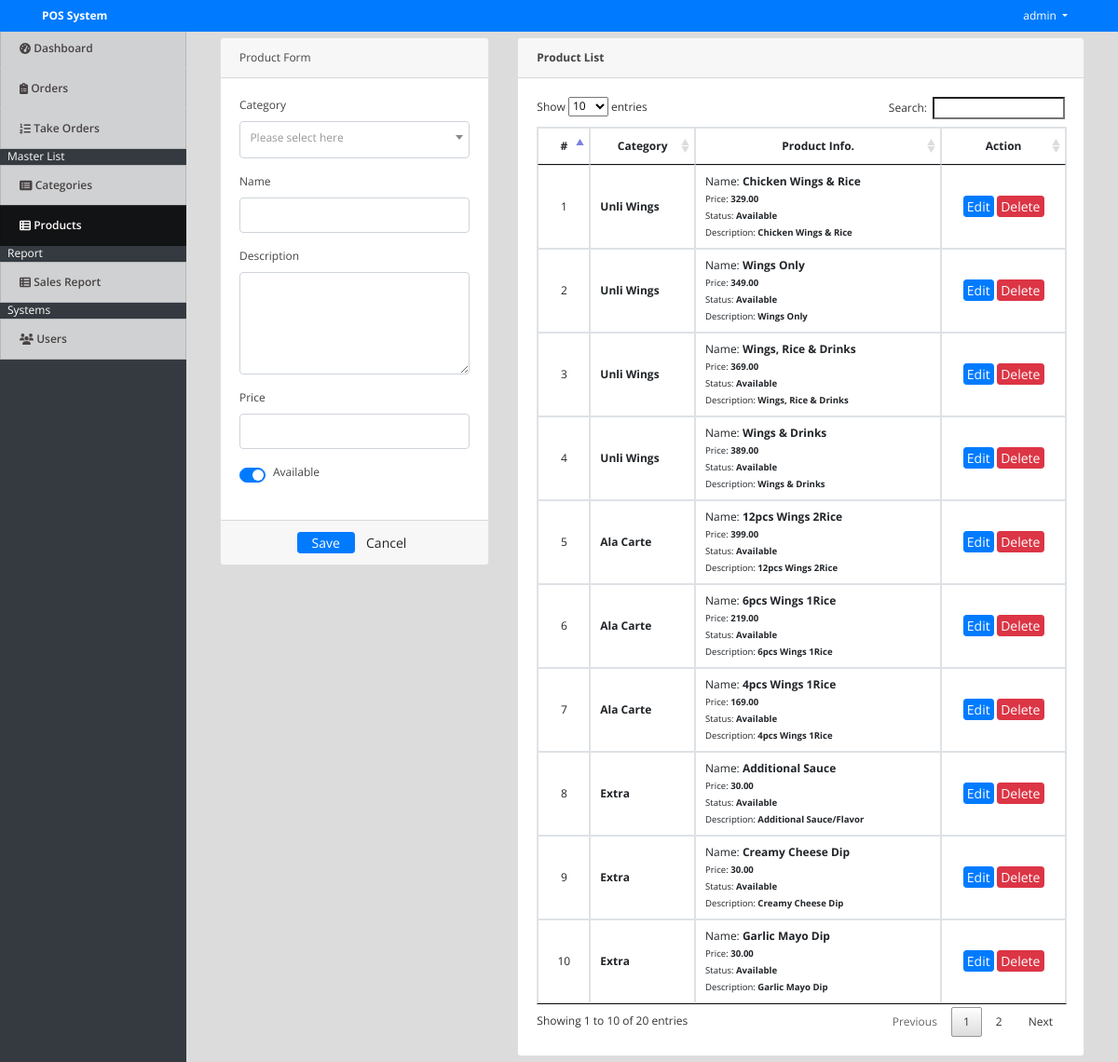
Screenshot of /index.php?page=products (signed in) with the database file from the repository.
### tables this page shows
CREATE TABLE `products` (
  `id` int(30) NOT NULL,
  `category_id` int(30) NOT NULL,
  `name` varchar(200) NOT NULL,
  `description` text NOT NULL,
  `price` float NOT NULL,
  `status` tinyint(1) NOT NULL DEFAULT 1 COMMENT '0=Unavailable,1=Available'
);

### products.php (the view, shortened to what this page needs)
<?php include('db_connect.php');?>
<div class="container-fluid">
	<div class="col-lg-12">
		<div class="row">
			<div class="col-md-4">
			<form action="" id="manage-product">
				<div class="card">
					<div class="card-header">
						   Product Form
				  	</div>
					<div class="card-body">
							<div class="form-group">
								<label class="control-label">Category</label>
									<?php
									$qry = $conn->query("SELECT * FROM categories order by name asc");
									while($row=$qry->fetch_assoc()):
										$cname[$row['id']] = ucwords($row['name']);
									?>
								<?php endwhile; ?>
							</div>
							<div class="form-group">
								<label class="control-label">Name</label>
								<input type="text" class="form-control" name="name">
							</div>
							<div class="form-group">
								<label class="control-label">Description</label>
								<textarea name="description" id="description" cols="30" rows="4" class="form-control"></textarea>
							</div>
							<div class="form-group">
								<label class="control-label">Price</label>
								<input type="number" class="form-control text-right" name="price">
							</div>
							<div class="form-group">
								<div class="custom-control custom-switch">
								  <label class="custom-control-label" for="status">Available</label>
								</div>
							</div>
					</div>
					<div class="card-footer">
						<div class="row">
							<div class="col-md-12">
								<button class="btn btn-sm btn-primary col-sm-3 offset-md-3"> Save</button>
								<button class="btn btn-sm btn-default col-sm-3" type="button" onclick="$('#manage-product').get(0).reset()"> Cancel</button>
							</div>
						</div>
					</div>
				</div>
			</form>
			</div>
			<div class="col-md-8">
				<div class="card">
					<div class="card-header">
						<b>Product List</b>
					</div>
					<div class="card-body">
						<table class="table table-bordered table-hover">
							<thead>
								<tr>
									<th class="text-center">#</th>
									<th class="text-center">Category</th>
									<th class="text-center">Product Info.</th>
									<th class="text-center">Action</th>
								</tr>
							</thead>
							<tbody>
								<?php
								$i = 1;
								$product = $conn->query("SELECT * FROM products order by id asc");
								while($row=$product->fetch_assoc()):
								?>
								<tr>
									<td class="text-center"><?php echo $i++ ?></td>
									<td class="">
										<p><b><?php echo $cname[$row['category_id']] ?></b></p>
									</td>
									<td class="">
										<p>Name: <b><?php echo $row['name'] ?></b></p>
										<p><small>Price: <b><?php echo number_format($row['price'],2) ?></b></small></p>
										<p><small>Status: <b><?php echo $row['status'] == 1 ? " Available" : "Unavailable" ?></b></small></p>
										<p><small>Description: <b><?php echo $row['description'] ?></b></small></p>
									</td>
									<td class="text-center">
										<button class="btn btn-sm btn-primary edit_product" type="button" data-id="<?php echo $row['id'] ?>" data-description="<?php echo $row['description'] ?>" data-name="<?php echo $row['name'] ?>"  data-price="<?php echo $row['price'] ?>"  data-status="<?php echo $row['status'] ?>" data-category_id="<?php echo $row['category_id'] ?>">Edit</button>
										<button class="btn btn-sm btn-danger delete_product" type="button" data-id="<?php echo $row['id'] ?>">Delete</button>
									</td>
								</tr>
								<?php endwhile; ?>
							</tbody>
						</table>
					</div>
				</div>
			</div>
		</div>
	</div>
</div>

### assets/css/style.css (style rules this page uses)
body { font-family: "Open Sans", sans-serif; color: #444444; width: 100%; height: calc(100%); font-size: 12px; }
.btn-sm { padding: .0001rem .2rem; }

### index.php (style rules this page uses)
body { background: #80808045; }

### products.php (style rules this page uses)
td { vertical-align: middle !important; }
td p { margin:unset; }
.custom-switch { cursor: pointer; }
.custom-switch * { cursor: pointer; }

### rows the page displays
products: category "Unli Wings", name "Chicken Wings & Rice", price "329.00", status "Available", description "Chicken Wings & Rice"
products: category "Unli Wings", name "Wings Only", price "349.00", status "Available", description "Wings Only"
products: category "Unli Wings", name "Wings, Rice & Drinks", price "369.00", status "Available", description "Wings, Rice & Drinks"
products: category "Unli Wings", name "Wings & Drinks", price "389.00", status "Available", description "Wings & Drinks"
products: category "Ala Carte", name "12pcs Wings 2Rice", price "399.00", status "Available", description "12pcs Wings 2Rice"
products: category "Ala Carte", name "6pcs Wings 1Rice", price "219.00", status "Available", description "6pcs Wings 1Rice"
products: category "Ala Carte", name "4pcs Wings 1Rice", price "169.00", status "Available", description "4pcs Wings 1Rice"
products: category "Extra", name "Additional Sauce", price "30.00", status "Available", description "Additional Sauce/Flavor"
products: category "Extra", name "Creamy Cheese Dip", price "30.00", status "Available", description "Creamy Cheese Dip"
products: category "Extra", name "Garlic Mayo Dip", price "30.00", status "Available", description "Garlic Mayo Dip"

### other values shown
$_SESSION['login_name'] "admin"
